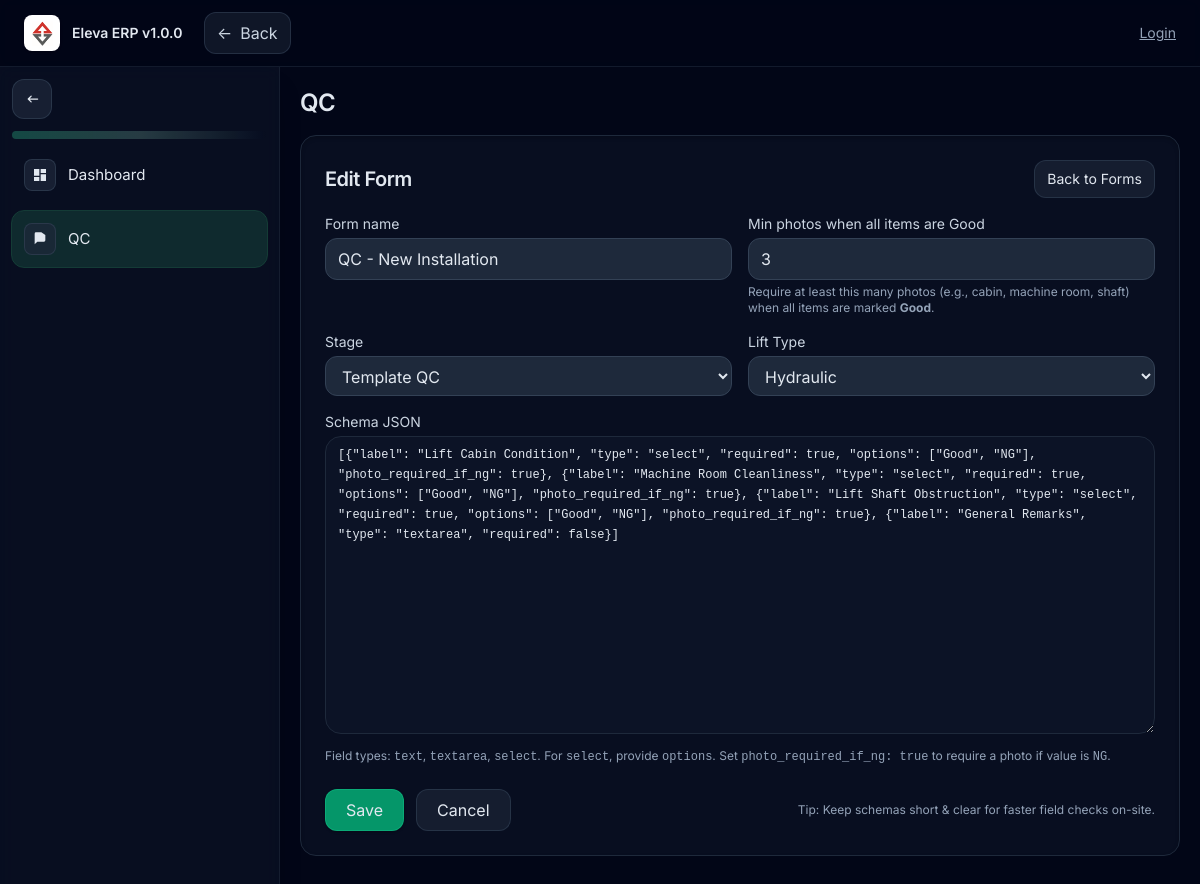
/forms/1/edit (signed in), run on the app's committed database.
### app.py (models this page shows)
class FormSchema(db.Model):
    __tablename__ = "form_schema"
    id = db.Column(db.Integer, primary_key=True)
    name = db.Column(db.String(120), unique=True, nullable=False)
    schema_json = db.Column(db.Text, nullable=False, default="[]")
    min_photos_if_all_good = db.Column(db.Integer, default=3)
    stage = db.Column(db.String(40), nullable=True)      # e.g., "Stage 1", "Completion", etc.
    lift_type = db.Column(db.String(40), nullable=True)  # e.g., "MRL", "Hydraulic", etc.

### app.py (the view, shortened to what this page needs)
@app.route("/forms/<int:form_id>/edit", methods=["GET", "POST"])
@login_required
def forms_edit(form_id):
    item = db.session.get(FormSchema, form_id)
    if not item:
        flash("Form not found", "error")
        return redirect(url_for("forms_list"))
    return render_template("forms_edit.html", item=item, STAGES=STAGES, LIFT_TYPES=LIFT_TYPES,
                           category_label="Forms", category_url=url_for('forms_list'))

### app.py (called while the page is built)
@login_manager.user_loader
def load_user(user_id):
    return db.session.get(User, int(user_id))

### templates/forms_edit.html (shortened to what this page needs)
{% extends "base.html" %}
{% block content %}
{% set STAGES = STAGES if STAGES is defined else [
  'Template QC','Stage 1','Stage 2','Stage 3','Completion','Structure','Cladding','Service','Repair','Material'
] %}
{% set LIFT_TYPES = LIFT_TYPES if LIFT_TYPES is defined else ['Hydraulic','MRL','MR','Dumbwaiter','Goods'] %}
<div class="p-6 rounded-2xl bg-slate-900/50 border border-slate-800 shadow-inner shadow-black/20 animate-slide">
  <div class="flex items-center justify-between mb-4">
    <h2 class="text-xl font-semibold tracking-tight">{{ 'Edit Form' if item else 'New Form' }}</h2>
    <a href="{{ url_for('forms_list') }}" class="text-sm px-3 py-2 rounded-xl bg-slate-800/60 hover:bg-slate-700/60 border border-slate-700/60">Back to Forms</a>
  </div>
  <form method="post" class="grid md:grid-cols-2 gap-4">
    <div>
      <label class="block text-sm text-slate-300 mb-1">Form name</label>
      <input name="name"
             value="{{ item.name if item else '' }}"
             class="w-full px-3 py-2 rounded-xl bg-slate-800 border border-slate-700 focus:outline-none focus:ring-2 focus:ring-emerald-500/50"
             placeholder="QC - New Installation"
             required>
    </div>
    <div>
      <label class="block text-sm text-slate-300 mb-1">Min photos when all items are Good</label>
      <input type="number" min="0" name="min_photos"
             value="{{ item.min_photos_if_all_good if item else 3 }}"
             class="w-full px-3 py-2 rounded-xl bg-slate-800 border border-slate-700 focus:outline-none focus:ring-2 focus:ring-emerald-500/50"
             required>
      <p class="text-xs text-slate-400 mt-1">Require at least this many photos (e.g., cabin, machine room, shaft) when all items are marked <strong>Good</strong>.</p>
    </div>
    <div>
      <label class="block text-sm text-slate-300 mb-1">Stage</label>
      <select name="stage"
              class="w-full px-3 py-2 rounded-xl bg-slate-800 border border-slate-700 focus:outline-none focus:ring-2 focus:ring-emerald-500/50">
        {% for s in STAGES %}
          <option value="{{ s }}" {% if item and item.stage==s %}selected{% endif %}>{{ s }}</option>
        {% endfor %}
      </select>
    </div>
    <div>
      <label class="block text-sm text-slate-300 mb-1">Lift Type</label>
      <select name="lift_type"
              class="w-full px-3 py-2 rounded-xl bg-slate-800 border border-slate-700 focus:outline-none focus:ring-2 focus:ring-emerald-500/50">
        {% for lt in LIFT_TYPES %}
          <option value="{{ lt }}" {% if item and item.lift_type==lt %}selected{% endif %}>{{ lt }}</option>
        {% endfor %}
      </select>
    </div>
    <div class="md:col-span-2">
      <label class="block text-sm text-slate-300 mb-1">Schema JSON</label>
      <textarea name="schema_json" rows="14"
                class="w-full px-3 py-2 rounded-2xl bg-slate-900/60 border border-slate-800 font-mono text-xs leading-5 focus:outline-none focus:ring-2 focus:ring-emerald-500/50"
                required>{{ item.schema_json if item else '[\n  { "label": "Item 1", "type": "select", "required": true, "options": ["Good","NG"], "photo_required_if_ng": true },\n  { "label": "Remarks", "type": "textarea", "required": false }\n]' }}</textarea>
      <p class="text-xs text-slate-400 mt-2">
        Field types: <code>text</code>, <code>textarea</code>, <code>select</code>. For <code>select</code>, provide <code>options</code>.
        Set <code>photo_required_if_ng: true</code> to require a photo if value is <code>NG</code>.
      </p>
    </div>
    <div class="md:col-span-2 flex items-center gap-3 mt-2">
      <button class="px-5 py-2 rounded-xl bg-emerald-600 hover:bg-emerald-500 border border-emerald-500/60 shadow shadow-black/20 transition">
        Save
      </button>
      <a href="{{ url_for('forms_list') }}"
         class="px-5 py-2 rounded-xl bg-slate-800/60 hover:bg-slate-700/60 border border-slate-700/60 transition">
        Cancel
      </a>
      <span class="ml-auto text-xs text-slate-400">Tip: Keep schemas short & clear for faster field checks on-site.</span>
    </div>
  </form>
</div>
{% endblock %}

### templates/base.html (style rules this page uses)
:root { color-scheme: dark; }
html, body { height: 100%; }
body { font-family: Inter, system-ui, -apple-system, Segoe UI, Roboto, Ubuntu, Cantarell, Noto Sans, "Helvetica Neue", Arial, "Apple Color Emoji", "Segoe UI Emoji"; }
.animate-slide { transition: all 220ms cubic-bezier(.2,.8,.2,1); }

### data on the page
FormSchema: name "QC - New Installation", min_photos "3", stage "Template QC", lift_type "Hydraulic", schema_json "[{\"label\": \"Lift Cabin Condition\", \"type\": \"select\", \"required\": true, \"options\": [\"Good\", \"NG\"], \"photo_required_if_ng\": true}, {\"label\": \"Machine Room Cleanliness\", \"type\": \"select\", \"required\": true, \"options\": [\"Good\", \"NG\"], \"photo_required_if_ng\": true}, {\"label\": \"Lift Shaft Obstruction\", \"type\": \"select\", \"required\": true, \"options\": [\"Good\", \"NG\"], \"photo_required_if_ng\": true}, {\"label\": \"General Remarks\", \"type\": \"textarea\", \"required\": false}]"

### other printed values
{{ section_title }} "QC"
{{ 'Edit Form' if item else 'New Form' }} "Edit Form"
